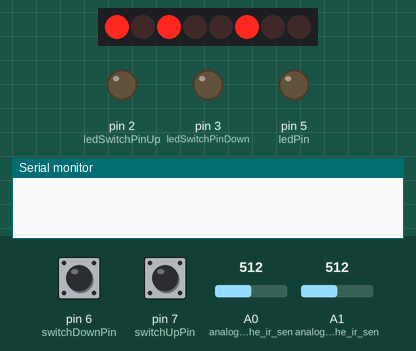
This sketch was run on a simulated Arduino Uno, built with avr-gcc and run on an emulated ATmega328P. Parts: 8 shift-register outputs drawn as a row of LEDs (first output left, lit = HIGH), output pins drawn as LEDs (lit = HIGH), the last lines printed to the serial monitor. Wiring (inferred from the names in the program): shift register (74HC595): data pin 11; shift clock pin 8; latch pin 12. Wiring (inferred from the signals the program sends): row of LEDs: on Q0, Q1, Q2, Q3, Q4, Q5, Q6, Q7. The test bench sets the inputs (shaded band); at power-on: pin 6 (switchDownPin) HIGH, pin 7 (switchUpPin) HIGH, A0 (analog_pin_for_the_ir_sen) = 512, A1 (analog_pin_for_the_ir_sen) = 512. Pins used as bus, display or sensor lines are not drawn.

Above: at 1.2 s.
1.3 s: pin 6 (switchDownPin) pulled LOW for 0.15 s
At 1.9 s:
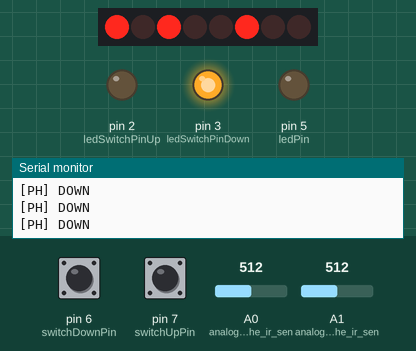
2.9 s: pin 7 (switchUpPin) pulled LOW for 0.15 s
At 4.3 s:
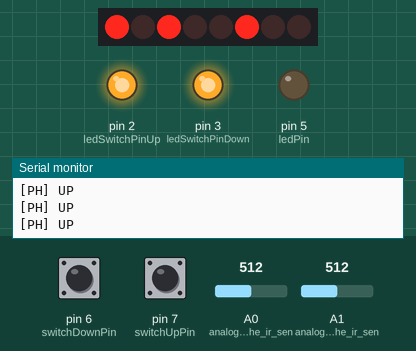
Timing chart, 0 to 5.9 s (numbered marks = the images above; inputs shaded):
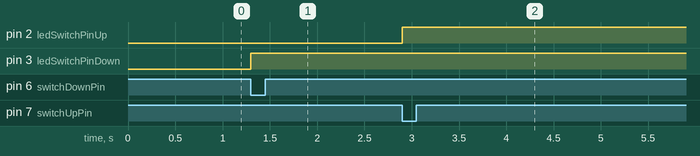

The sketch:

Lift_Level.ino
```cpp
              const uint8_t latchPin = 12;//Pin connected to ST_CP of 74HC595
const uint8_t clockPin = 8;//Pin connected to SH_CP of 74HC595
const uint8_t dataPin = 11; //Pin connected to DS of 74HC595
const uint8_t switchUpPin = 7;
const uint8_t switchDownPin = 6;
const uint8_t ledPin = 5;//Pin connected to floor led
const uint8_t ledSwitchPinUp = 2;//Pin For the switch led
const uint8_t ledSwitchPinDown = 3;//Pin For the switch led
uint16_t sensor1;
uint16_t sensor2;
uint8_t isCalled;//(Is lift called?) 1 For yes 0 for no
uint8_t liftDir; //(lift direction) 1 for up, 0 for down
uint8_t liftLevel = 2; //default level
/*=======================================================================================================
//display 0,1,2,3,4,5,6,7,8
Number 0 :  00000011     3
Number 1 :  10101111     159
Number 2 :  00100101     37
Number 3 :  00001101     13
Number 4 :  10011001     153
Number 5 :  01001001     73
Number 6 :  01000001     65
Number 7 :  00011111     31
Number 8 :  00000001     1

To display the dot, simply subtract 1.
example : 1 - 1 = 0  or b0000000 0x0 to display 8
*/
/*In order to display zero your array has decimal number 3. However using the shift register
it is actuall the binary number that is uploaded into the resitsre: zie the table above for zero: 00000011.
*/
int datArray[9] = {3, 159, 37, 13, 153, 73, 65, 31, 1}; // array without the dot to store the decimal vallue of the binary cofiguration for the 7 digit display

void setup ()
{

  Serial.begin(115200);//Enable serial for debug
  //set pins to output
  //pins of shift register
  pinMode(latchPin, OUTPUT);
  pinMode(clockPin, OUTPUT);
  pinMode(dataPin, OUTPUT);
  //Set the switch pins to use the internal pullups of the atmgega328p
  pinMode(switchUpPin, INPUT_PULLUP);
  pinMode(switchDownPin, INPUT_PULLUP);
  //elevator presence/arrival LED
  pinMode(ledPin, OUTPUT);
  //IRsensor 1 "OUT" pin
  pinMode(A0, INPUT); //analog pin for the ir sensor
  //IRsensor 2 "OUT" pin
  pinMode(A1, INPUT); //analog pin for the ir sensor
  //Swich leds
  pinMode(ledSwitchPinDown, OUTPUT);
  pinMode(ledSwitchPinUp, OUTPUT);
}
void loop(){

  //read analog value, save to ints
  sensor1 = analogRead(A0);
  sensor2 = analogRead(A1);

   //Write the current vallue of liftlevel to the display
   digitalWrite(latchPin,LOW);
   shiftOut(dataPin,clockPin,MSBFIRST, datArray[liftLevel]);
   digitalWrite(latchPin, HIGH);

  //elevator called for upwards
  if(digitalRead(switchUpPin) == LOW){ //check if switch is low (pressed) then...
    isCalled = 1;
    liftDir = 1;
    digitalWrite(ledSwitchPinUp, HIGH);// indicate that we pressed the switch
    //Debug
    Serial.println("[PH] UP");

  }
  else{isCalled = 0;
  liftDir = 255;}//set to 0 and 255 because we didn't call anything

  //elevator called for downwards
  if(digitalRead(switchDownPin) == LOW){//check if switch is low (pressed) then...
    isCalled = 1;
    liftDir = 0;
    digitalWrite(ledSwitchPinDown, HIGH);
    //Debug
    Serial.println("[PH] DOWN");
  }
  else{isCalled = 0;
  liftDir = 255;}//set to 0 and 255 because we didn't call anything, 255 is an invallid dirrection so the lift will do nothing with it.

    //both sensors high signal (signal is inversed ( Low is High), High is low))
    if (sensor1 < 50 && sensor2 < 50){
    digitalWrite(ledPin, HIGH);//enable led to show that elevator has arrived
    liftLevel = 2; //Set the current level of the elevator to write to the display
    //elevator arrived, not called anymore
    isCalled = 0;
    digitalWrite(ledSwitchPinUp, LOW);
    digitalWrite(ledSwitchPinDown, LOW);
}
else{
  digitalWrite(ledPin, LOW);//Elevator isn't there or hasn't arrived
  }
}
```

Measured:
- after the input at 1.3 s, pin 3 (ledSwitchPinDown): LOW → HIGH at once
- after the input at 2.9 s, pin 2 (ledSwitchPinUp): LOW → HIGH at once
